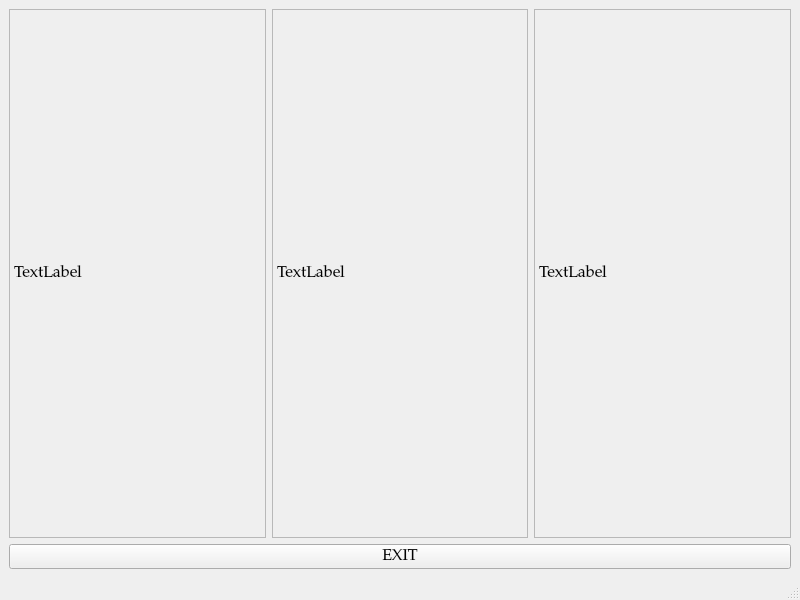
<?xml version="1.0" encoding="UTF-8"?>
<ui version="4.0">
 <class>MainWindow</class>
 <widget class="QMainWindow" name="MainWindow">
  <property name="geometry">
   <rect>
    <x>0</x>
    <y>0</y>
    <width>800</width>
    <height>600</height>
   </rect>
  </property>
  <property name="minimumSize">
   <size>
    <width>500</width>
    <height>500</height>
   </size>
  </property>
  <property name="font">
   <font>
    <family>P052</family>
    <pointsize>12</pointsize>
   </font>
  </property>
  <property name="windowTitle">
   <string>Solver</string>
  </property>
  <property name="windowIcon">
   <iconset theme="edit-find"/>
  </property>
  <property name="layoutDirection">
   <enum>Qt::LeftToRight</enum>
  </property>
  <property name="locale">
   <locale language="English" country="Canada"/>
  </property>
  <widget class="QWidget" name="centralwidget">
   <layout class="QVBoxLayout" name="verticalLayout_2">
    <item>
     <layout class="QVBoxLayout" name="verticalLayout">
      <item>
       <layout class="QHBoxLayout" name="horizontalLayout">
        <item>
         <widget class="QLabel" name="labelSolveStatus">
          <property name="frameShape">
           <enum>QFrame::StyledPanel</enum>
          </property>
          <property name="frameShadow">
           <enum>QFrame::Plain</enum>
          </property>
          <property name="text">
           <string>TextLabel</string>
          </property>
          <property name="wordWrap">
           <bool>true</bool>
          </property>
         </widget>
        </item>
        <item>
         <widget class="QLabel" name="labelAlgorithm">
          <property name="frameShape">
           <enum>QFrame::StyledPanel</enum>
          </property>
          <property name="text">
           <string>TextLabel</string>
          </property>
          <property name="wordWrap">
           <bool>true</bool>
          </property>
         </widget>
        </item>
        <item>
         <widget class="QLabel" name="labelTime">
          <property name="frameShape">
           <enum>QFrame::StyledPanel</enum>
          </property>
          <property name="text">
           <string>TextLabel</string>
          </property>
          <property name="wordWrap">
           <bool>true</bool>
          </property>
         </widget>
        </item>
       </layout>
      </item>
      <item>
       <widget class="QPushButton" name="pushButtonExit">
        <property name="font">
         <font>
          <family>P052</family>
          <pointsize>12</pointsize>
         </font>
        </property>
        <property name="layoutDirection">
         <enum>Qt::LeftToRight</enum>
        </property>
        <property name="text">
         <string>EXIT</string>
        </property>
        <property name="icon">
         <iconset theme="application-exit"/>
        </property>
       </widget>
      </item>
     </layout>
    </item>
   </layout>
  </widget>
  <widget class="QMenuBar" name="menubar">
   <property name="geometry">
    <rect>
     <x>0</x>
     <y>0</y>
     <width>800</width>
     <height>28</height>
    </rect>
   </property>
  </widget>
  <widget class="QStatusBar" name="statusbar"/>
 </widget>
 <resources/>
 <connections/>
</ui>
